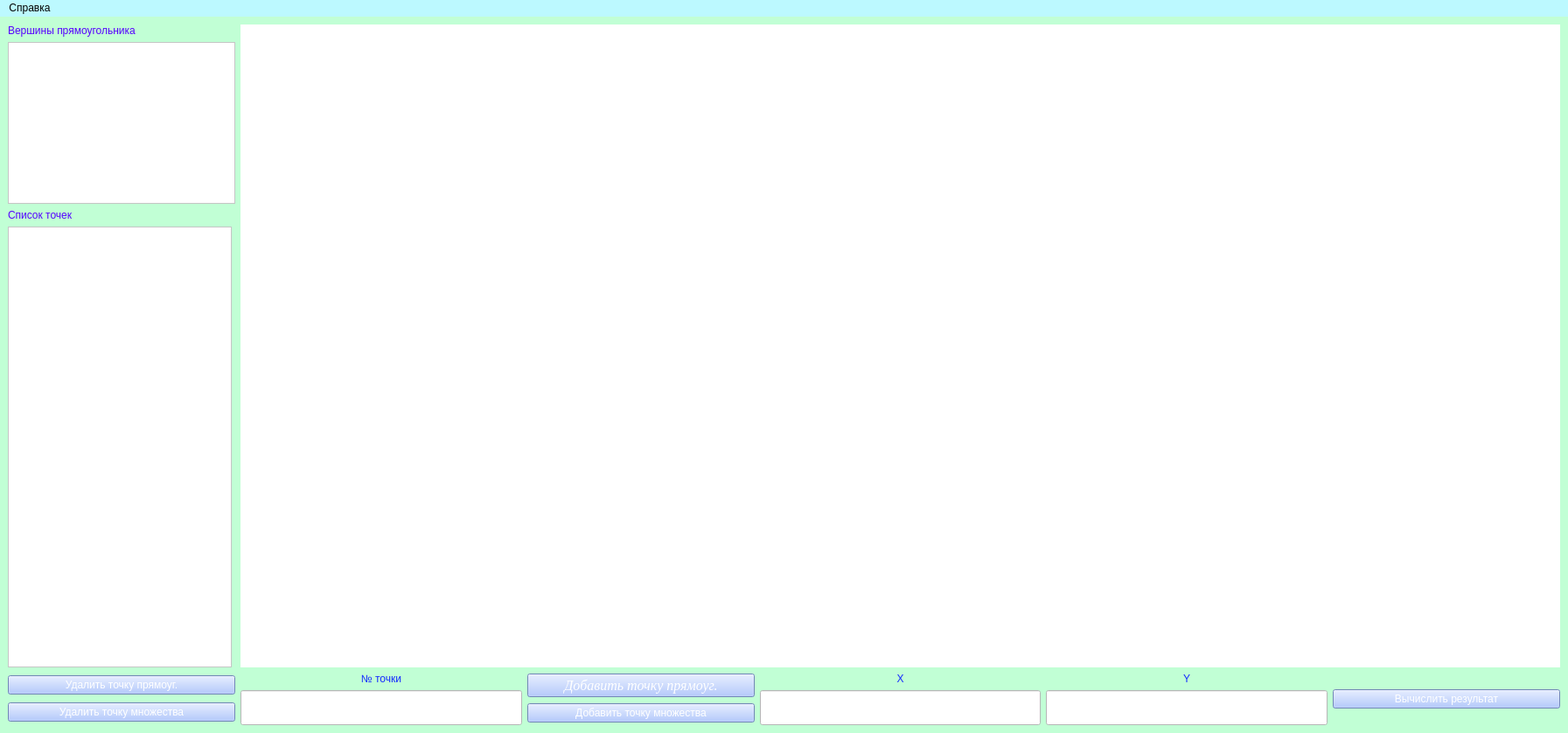
<?xml version="1.0" encoding="UTF-8"?>
<ui version="4.0">
 <class>MainWindow</class>
 <widget class="QMainWindow" name="MainWindow">
  <property name="geometry">
   <rect>
    <x>0</x>
    <y>0</y>
    <width>1793</width>
    <height>838</height>
   </rect>
  </property>
  <property name="windowTitle">
   <string>MainWindow</string>
  </property>
  <property name="layoutDirection">
   <enum>Qt::LeftToRight</enum>
  </property>
  <property name="styleSheet">
   <string notr="true">background-color: rgb(193, 255, 213);</string>
  </property>
  <widget class="QWidget" name="centralwidget">
   <layout class="QVBoxLayout" name="verticalLayout_4">
    <item>
     <layout class="QGridLayout" name="gridLayout">
      <item row="0" column="0">
       <layout class="QVBoxLayout" name="verticalLayout">
        <item>
         <widget class="QLabel" name="List_of_q_points_label">
          <property name="styleSheet">
           <string notr="true">color: rgb(85, 0, 255);
font: italic 14pt &quot;Times New Roman&quot;;</string>
          </property>
          <property name="text">
           <string>Вершины прямоугольника</string>
          </property>
         </widget>
        </item>
        <item>
         <widget class="QTableWidget" name="Table">
          <property name="sizePolicy">
           <sizepolicy hsizetype="Fixed" vsizetype="Expanding">
            <horstretch>0</horstretch>
            <verstretch>0</verstretch>
           </sizepolicy>
          </property>
          <property name="maximumSize">
           <size>
            <width>16777214</width>
            <height>185</height>
           </size>
          </property>
          <property name="styleSheet">
           <string notr="true">background-color: rgb(255, 255, 255);</string>
          </property>
         </widget>
        </item>
        <item>
         <widget class="QLabel" name="List_of_points_label">
          <property name="styleSheet">
           <string notr="true">color: rgb(85, 0, 255);
font: italic 14pt &quot;Times New Roman&quot;;</string>
          </property>
          <property name="text">
           <string>Список точек </string>
          </property>
         </widget>
        </item>
        <item>
         <widget class="QTableWidget" name="Table_2">
          <property name="sizePolicy">
           <sizepolicy hsizetype="Fixed" vsizetype="Expanding">
            <horstretch>0</horstretch>
            <verstretch>0</verstretch>
           </sizepolicy>
          </property>
          <property name="maximumSize">
           <size>
            <width>16777215</width>
            <height>16777215</height>
           </size>
          </property>
          <property name="styleSheet">
           <string notr="true">background-color: rgb(255, 255, 255);</string>
          </property>
         </widget>
        </item>
       </layout>
      </item>
      <item row="1" column="0">
       <layout class="QVBoxLayout" name="verticalLayout_6">
        <item>
         <widget class="QPushButton" name="Del_points">
          <property name="sizePolicy">
           <sizepolicy hsizetype="Fixed" vsizetype="Fixed">
            <horstretch>0</horstretch>
            <verstretch>0</verstretch>
           </sizepolicy>
          </property>
          <property name="minimumSize">
           <size>
            <width>260</width>
            <height>0</height>
           </size>
          </property>
          <property name="styleSheet">
           <string notr="true">background-color: rgb(158, 187, 255);
color: rgb(255, 255, 255);
font: 75 italic 12pt &quot;Times New Roman&quot;;
</string>
          </property>
          <property name="text">
           <string>Удалить точку прямоуг.</string>
          </property>
         </widget>
        </item>
        <item>
         <widget class="QPushButton" name="Del_points_2">
          <property name="sizePolicy">
           <sizepolicy hsizetype="Fixed" vsizetype="Fixed">
            <horstretch>0</horstretch>
            <verstretch>0</verstretch>
           </sizepolicy>
          </property>
          <property name="minimumSize">
           <size>
            <width>260</width>
            <height>0</height>
           </size>
          </property>
          <property name="styleSheet">
           <string notr="true">background-color: rgb(158, 187, 255);
color: rgb(255, 255, 255);
font: 75 italic 12pt &quot;Times New Roman&quot;;
</string>
          </property>
          <property name="text">
           <string>Удалить точку множества</string>
          </property>
         </widget>
        </item>
       </layout>
      </item>
      <item row="1" column="1">
       <layout class="QHBoxLayout" name="horizontalLayout_2">
        <property name="rightMargin">
         <number>0</number>
        </property>
        <item>
         <layout class="QVBoxLayout" name="verticalLayout_9"/>
        </item>
        <item>
         <layout class="QVBoxLayout" name="verticalLayout_10">
          <item>
           <widget class="QLabel" name="Point_num_label">
            <property name="sizePolicy">
             <sizepolicy hsizetype="Minimum" vsizetype="Preferred">
              <horstretch>0</horstretch>
              <verstretch>0</verstretch>
             </sizepolicy>
            </property>
            <property name="maximumSize">
             <size>
              <width>16777215</width>
              <height>30</height>
             </size>
            </property>
            <property name="styleSheet">
             <string notr="true">color: rgb(20, 43, 255);
font: italic 16pt &quot;Times New Roman&quot;;</string>
            </property>
            <property name="text">
             <string>№ точки</string>
            </property>
            <property name="alignment">
             <set>Qt::AlignCenter</set>
            </property>
           </widget>
          </item>
          <item>
           <widget class="QLineEdit" name="Point_num">
            <property name="minimumSize">
             <size>
              <width>0</width>
              <height>40</height>
             </size>
            </property>
            <property name="styleSheet">
             <string notr="true">background-color: rgb(255, 255, 255);
font: 12pt &quot;Times New Roman&quot;;</string>
            </property>
           </widget>
          </item>
         </layout>
        </item>
        <item>
         <layout class="QVBoxLayout" name="verticalLayout_5">
          <item>
           <widget class="QPushButton" name="Add_point">
            <property name="minimumSize">
             <size>
              <width>260</width>
              <height>0</height>
             </size>
            </property>
            <property name="font">
             <font>
              <family>Times New Roman</family>
              <pointsize>12</pointsize>
              <weight>9</weight>
              <italic>true</italic>
              <bold>false</bold>
             </font>
            </property>
            <property name="styleSheet">
             <string notr="true">background-color: rgb(158, 187, 255);
color: rgb(255, 255, 255);
font: 75 italic 12pt &quot;Times New Roman&quot;;
</string>
            </property>
            <property name="text">
             <string>Добавить точку прямоуг.</string>
            </property>
           </widget>
          </item>
          <item>
           <widget class="QPushButton" name="Add_point_2">
            <property name="minimumSize">
             <size>
              <width>260</width>
              <height>0</height>
             </size>
            </property>
            <property name="styleSheet">
             <string notr="true">background-color: rgb(158, 187, 255);
color: rgb(255, 255, 255);
font: 75 italic 12pt &quot;Times New Roman&quot;;
</string>
            </property>
            <property name="text">
             <string>Добавить точку множества</string>
            </property>
           </widget>
          </item>
         </layout>
        </item>
        <item>
         <layout class="QVBoxLayout" name="verticalLayout_2">
          <property name="sizeConstraint">
           <enum>QLayout::SetDefaultConstraint</enum>
          </property>
          <property name="rightMargin">
           <number>0</number>
          </property>
          <item>
           <widget class="QLabel" name="X_label">
            <property name="sizePolicy">
             <sizepolicy hsizetype="Minimum" vsizetype="Preferred">
              <horstretch>0</horstretch>
              <verstretch>0</verstretch>
             </sizepolicy>
            </property>
            <property name="minimumSize">
             <size>
              <width>0</width>
              <height>0</height>
             </size>
            </property>
            <property name="maximumSize">
             <size>
              <width>16777215</width>
              <height>30</height>
             </size>
            </property>
            <property name="styleSheet">
             <string notr="true">color: rgb(20, 43, 255);
font: italic 16pt &quot;Times New Roman&quot;;</string>
            </property>
            <property name="text">
             <string>X</string>
            </property>
            <property name="alignment">
             <set>Qt::AlignCenter</set>
            </property>
           </widget>
          </item>
          <item>
           <widget class="QLineEdit" name="X_in">
            <property name="minimumSize">
             <size>
              <width>0</width>
              <height>40</height>
             </size>
            </property>
            <property name="styleSheet">
             <string notr="true">background-color: rgb(255, 255, 255);
font: 12pt &quot;Times New Roman&quot;;</string>
            </property>
           </widget>
          </item>
         </layout>
        </item>
        <item>
         <layout class="QVBoxLayout" name="verticalLayout_3">
          <property name="rightMargin">
           <number>0</number>
          </property>
          <item>
           <widget class="QLabel" name="Y_label">
            <property name="sizePolicy">
             <sizepolicy hsizetype="Minimum" vsizetype="Preferred">
              <horstretch>0</horstretch>
              <verstretch>0</verstretch>
             </sizepolicy>
            </property>
            <property name="maximumSize">
             <size>
              <width>16777215</width>
              <height>30</height>
             </size>
            </property>
            <property name="styleSheet">
             <string notr="true">font: italic 16pt &quot;Times New Roman&quot;;
color: rgb(20, 43, 255);</string>
            </property>
            <property name="text">
             <string>Y</string>
            </property>
            <property name="alignment">
             <set>Qt::AlignCenter</set>
            </property>
           </widget>
          </item>
          <item>
           <widget class="QLineEdit" name="Y_in">
            <property name="minimumSize">
             <size>
              <width>0</width>
              <height>40</height>
             </size>
            </property>
            <property name="styleSheet">
             <string notr="true">background-color: rgb(255, 255, 255);
font:  12pt &quot;Times New Roman&quot;;</string>
            </property>
           </widget>
          </item>
         </layout>
        </item>
        <item>
         <widget class="QPushButton" name="Solve">
          <property name="minimumSize">
           <size>
            <width>260</width>
            <height>0</height>
           </size>
          </property>
          <property name="styleSheet">
           <string notr="true">background-color: rgb(158, 187, 255);
color: rgb(255, 255, 255);
font: 75 italic 12pt &quot;Times New Roman&quot;;
</string>
          </property>
          <property name="text">
           <string>Вычислить результат</string>
          </property>
         </widget>
        </item>
       </layout>
      </item>
      <item row="0" column="1">
       <widget class="QLabel" name="label">
        <property name="styleSheet">
         <string notr="true">background-color: rgb(255, 255, 255);</string>
        </property>
        <property name="text">
         <string/>
        </property>
       </widget>
      </item>
     </layout>
    </item>
   </layout>
  </widget>
  <widget class="QMenuBar" name="menubar">
   <property name="geometry">
    <rect>
     <x>0</x>
     <y>0</y>
     <width>1793</width>
     <height>26</height>
    </rect>
   </property>
   <property name="cursor">
    <cursorShape>ArrowCursor</cursorShape>
   </property>
   <property name="layoutDirection">
    <enum>Qt::LeftToRight</enum>
   </property>
   <property name="styleSheet">
    <string notr="true">background-color: rgb(188, 249, 255);
font: 75 11pt &quot;Times New Roman&quot;;
</string>
   </property>
   <widget class="QMenu" name="menu">
    <property name="styleSheet">
     <string notr="true"/>
    </property>
    <property name="title">
     <string>Справка</string>
    </property>
    <addaction name="Func"/>
    <addaction name="Task"/>
    <addaction name="Author"/>
   </widget>
   <addaction name="menu"/>
  </widget>
  <action name="Task">
   <property name="text">
    <string>Условия задачи</string>
   </property>
  </action>
  <action name="Author">
   <property name="text">
    <string>Автор</string>
   </property>
  </action>
  <action name="Func">
   <property name="text">
    <string>Функционал</string>
   </property>
   <property name="iconVisibleInMenu">
    <bool>true</bool>
   </property>
  </action>
 </widget>
 <resources/>
 <connections/>
</ui>
